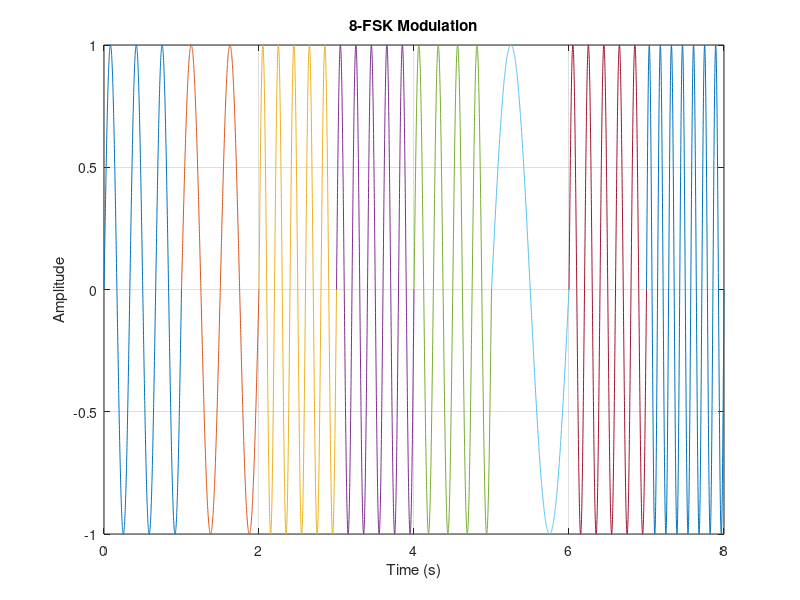

MATLAB code for this plot:
close all;
clc;
f = 3;    
x = [0 1 0 0 0 1 1 0 0 1 0 0 0 1 1 0 0 0 1 0 0 1 1 0];
nx = length(x);

Ts = 1;       
t0 = 0;       
i = 1;
while i <= nx-2

    t = t0:0.001:t0+Ts;

    if x(i)==0 && x(i+1)==0 && x(i+2)==0
        fsk = sin(2*pi*1*t);
    elseif x(i)==0 && x(i+1)==0 && x(i+2)==1
        fsk = sin(2*pi*2*t);
    elseif x(i)==0 && x(i+1)==1 && x(i+2)==0
        fsk = sin(2*pi*3*t);
    elseif x(i)==0 && x(i+1)==1 && x(i+2)==1
        fsk = sin(2*pi*4*t);
    elseif x(i)==1 && x(i+1)==0 && x(i+2)==0
        fsk = sin(2*pi*5*t);
    elseif x(i)==1 && x(i+1)==0 && x(i+2)==1
        fsk = sin(2*pi*6*t);
    elseif x(i)==1 && x(i+1)==1 && x(i+2)==0
        fsk = sin(2*pi*7*t);
    else   
        fsk = sin(2*pi*8*t);
    end

    plot(t, fsk);
    hold on;
    grid on;
    axis([0 8 -1 1]);
    title('8-FSK Modulation');
    xlabel('Time (s)');
    ylabel('Amplitude');

    t0 = t0 + Ts;   
    i = i + 3;      
end
